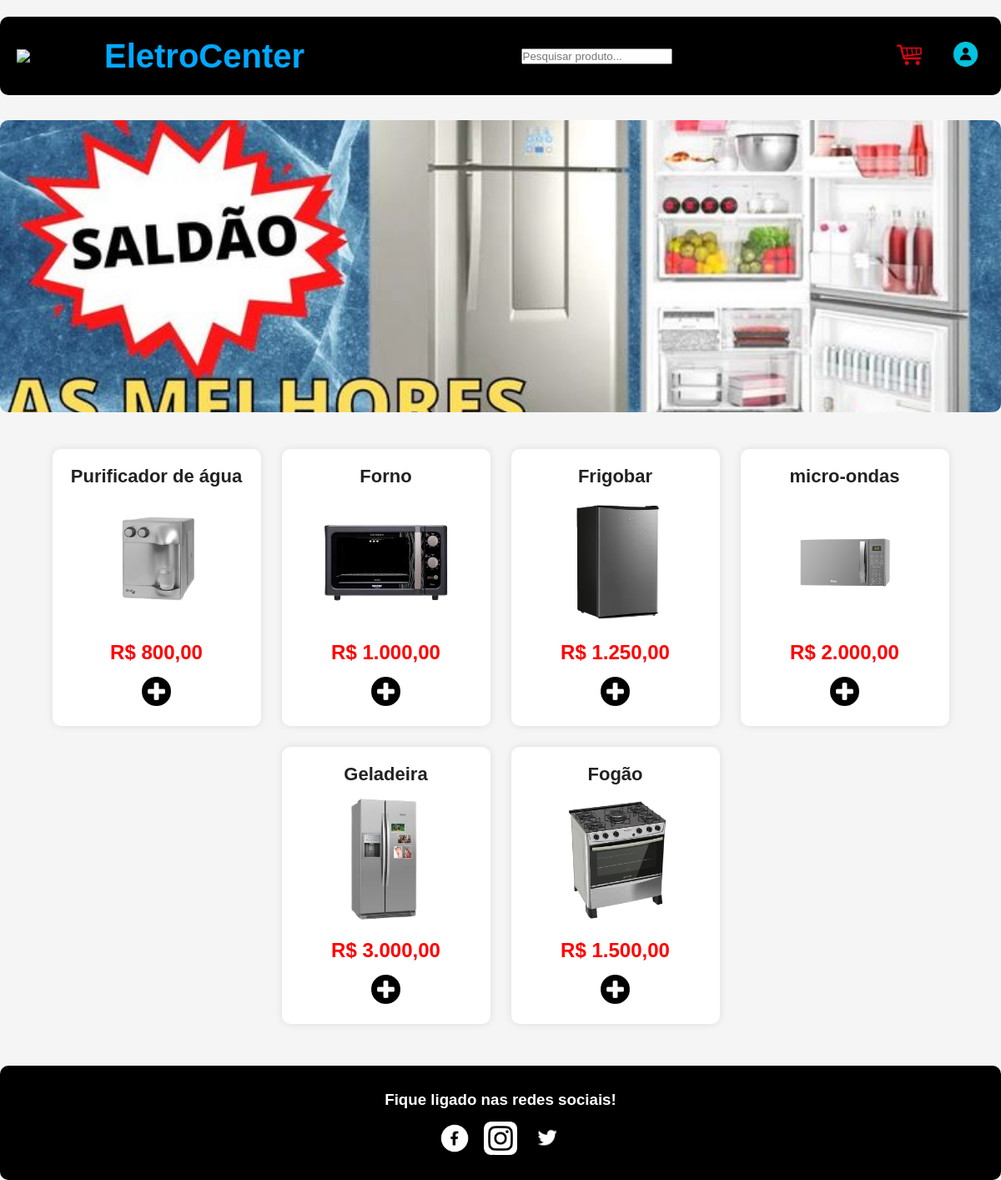
Page /inicio.php on the committed database.
### tables this page shows
CREATE TABLE `produtos` (
  `id` int(11) NOT NULL,
  `nome` varchar(255) DEFAULT NULL,
  `descricao` text DEFAULT NULL,
  `preco` decimal(10,2) DEFAULT NULL,
  `imagem` varchar(255) DEFAULT NULL
);

### inicio.php (the view, shortened to what this page needs)
<?php
include_once("conexao.php");
?>
<!DOCTYPE html>
<html lang="pt-br">
<head>
    <link rel="stylesheet" href="style.css">
    <link rel="stylesheet" href="inicio.css">
</head>
<body onload="slide()">
<div class="container">
    <header class="topo">
        <div class="logo-area">
            <img src="imagem/r2.png" class="logo">
            <h1>EletroCenter</h1>
        </div>
        <div class="pesquisa">
            <form action="#" method="get">
                <input
                    type="text"
                    placeholder="Pesquisar produto..."
                    name="produto">
            </form>
        </div>
        <div class="acoes">
            <a href="carrinho.php">
                <img src="imagem/ss.png" width="50px">
            </a>
            <?php
            if(isset($_SESSION['nome']))
            {
                echo '<a href="encerrar.php" class="login-btn">
                      '.$_SESSION['nome'].' (Sair)
                      </a>';
            }
            else
            {
                echo '<a href="login.php">
                      <img src="imagem/login.png" width="45px">
                      </a>';
            }
            ?>
        </div>
    </header>
    <section class="banner">
        <img src="imagem/gel1.jpg" id="banner">
    </section>
    <section class="todos-produtos">
    <?php
    if(isset($_GET['produto']))
        $produto = $_GET['produto'];
    else
        $produto = '';
    $sql = "SELECT * FROM produtos
            WHERE nome LIKE '%$produto%'
            ORDER BY rand()";
    $result = mysqli_query($conn, $sql);
    while($row = $result->fetch_assoc())
    {
        echo '<div class="produto-card">';
        echo '<h3>'.$row['nome'].'</h3>';
        echo '<img src="img/'.$row['imagem'].'" class="produto-img">';
        echo '<p class="preco">
              R$ '.number_format($row['preco'], 2, ',', '.').'
              </p>';
        echo '<div class="botoes">';
        echo '<a href="carrinho.php?acao=add&id='.$row['id'].'">
              <img src="imagem/mais.png" width="35px">
              </a>';
        echo '</div>';
        echo '</div>';
    }
    ?>
    </section>
    <footer class="rodape">
        <h3>Fique ligado nas redes sociais!</h3>
        <div class="redes">
            <img src="imagem/facebook.png" width="40px">
            <img src="imagem/instagram.png" width="40px">
            <img src="imagem/twiter.png" width="40px">
        </div>
    </footer>
</div>
</body>
</html>

### style.css (style rules this page uses)
* { margin:0; padding:0; box-sizing:border-box; }
body { font-family:Arial, sans-serif; background:#f5f5f5; color:#333; }
.topo { background:#000; border-radius:10px; padding:20px; display:flex; justify-content:space-between; align-items:center; flex-wrap:wrap; margin-top:20px; }
.logo-area { display:flex; align-items:center; gap:15px; }
.logo { width:90px; }
.logo-area h1 { color:#00a8ff; font-size:40px; }
.acoes { display:flex; align-items:center; gap:20px; }
.rodape { background:#000; margin-top:50px; padding:30px; border-radius:10px; text-align:center; color:white; }
.redes { margin-top:15px; display:flex; justify-content:center; gap:15px; }

### inicio.css (style rules this page uses)
.banner { margin-top:30px; }
#banner { width:100%; height:350px; object-fit:cover; border-radius:10px; }
.todos-produtos { margin-top:40px; display:flex; flex-wrap:wrap; justify-content:center; gap:25px; }
.produto-card { width:250px; background:white; border-radius:10px; padding:20px; text-align:center; box-shadow:0 0 10px rgba(0,0,0,0.1); transition:0.3s; }
.produto-img { width:150px; height:150px; object-fit:contain; margin:15px 0; }
.produto-card h3 { font-size:22px; color:#222; }
.preco { color:red; font-size:24px; font-weight:bold; margin-bottom:15px; }
.botoes { display:flex; justify-content:center; gap:15px; }

### rows in the picture
produtos: nome "Purificador de água", imagem (picture), preco "800,00"
produtos: nome "Forno", imagem (picture), preco "1.000,00"
produtos: nome "Frigobar", imagem (picture), preco "1.250,00"
produtos: nome "micro-ondas", imagem (picture), preco "2.000,00"
produtos: nome "Geladeira", imagem (picture), preco "3.000,00"
produtos: nome "Fogão", imagem (picture), preco "1.500,00"
